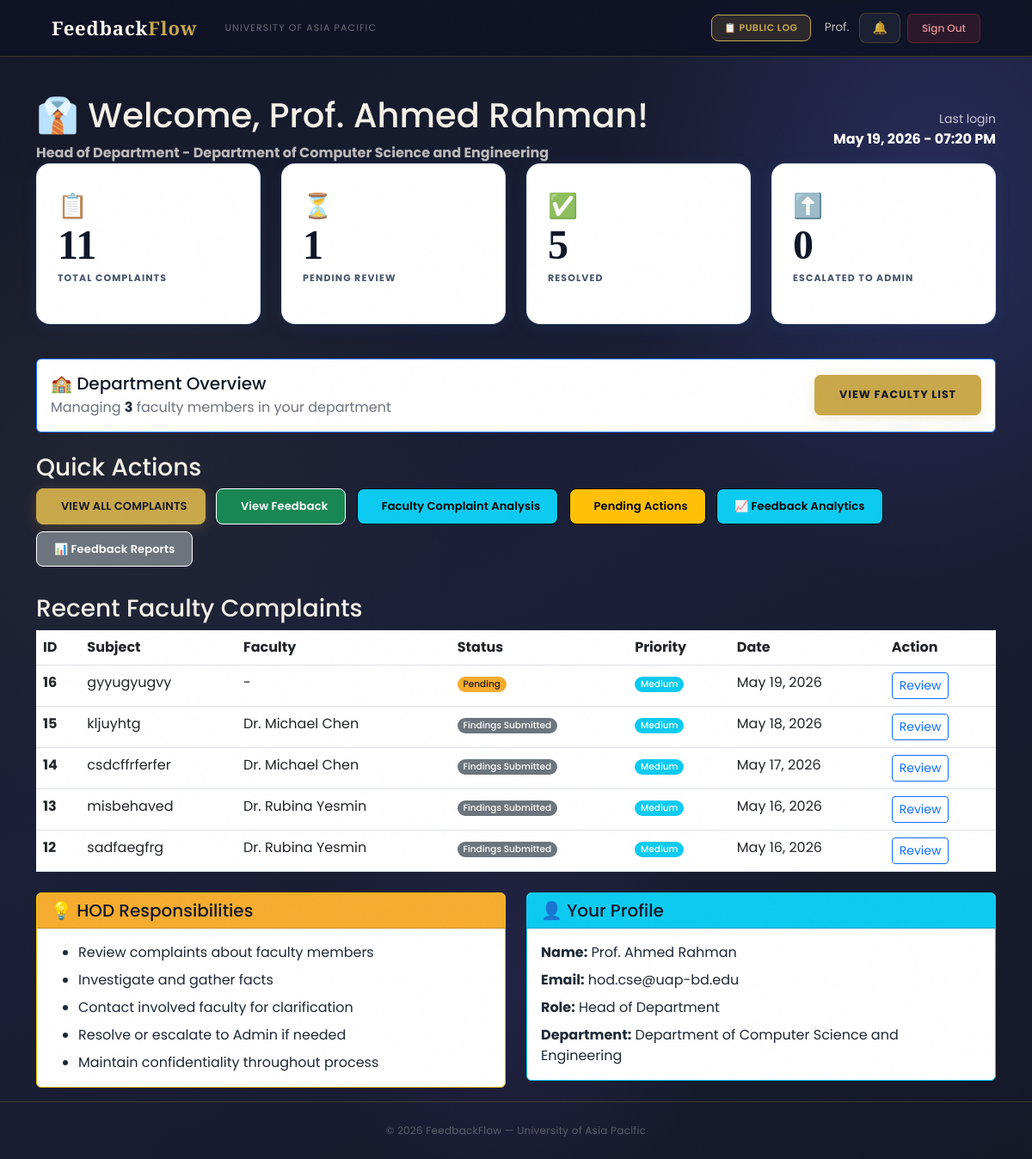
Page /hod/dashboard/ (signed in) on the committed database.
### users/models.py (models this page shows, shortened)
class User(AbstractBaseUser, PermissionsMixin):
    ROLE_CHOICES = (
        ('Student',   'Student'),
        ('Faculty',   'Faculty'),
        ('HOD',       'Head of Department'),
        ('Staff',     'Staff'),
        ('DAO',       'Dean of Administration Office'),
        ('Admin',     'Administrator'),
        ('Committee', 'Committee Member'),
    )
    DEPARTMENT_CHOICES = (
        ('DBA',          'Department of Business Administration'),
        ('CSE',          'Department of Computer Science and Engineering'),
        ('CE',           'Department of Civil Engineering'),
        ('EEE',          'Department of Electrical and Electronic Engineering'),
        ('Pharmacy',     'Department of Pharmacy'),
        ('Law',          'Department of Law and Human Rights'),
        ('English',      'Department of English'),
        ('Architecture', 'Department of Architecture'),
    )
    COMMITTEE_TYPE_CHOICES = (
        ('Harassment Committee', 'Harassment Committee'),
        ('Proctorial Committee', 'Proctorial Committee'),
    )
    email          = models.EmailField(unique=True, max_length=255)
    full_name      = models.CharField(max_length=150)
    role           = models.CharField(max_length=20, choices=ROLE_CHOICES)
    department     = models.CharField(max_length=100, choices=DEPARTMENT_CHOICES, null=True, blank=True)
    student_id     = models.CharField(max_length=50, unique=True, null=True, blank=True)
    committee_type = models.CharField(max_length=50, choices=COMMITTEE_TYPE_CHOICES, null=True, blank=True)
    is_active      = models.BooleanField(default=True)
    is_staff       = models.BooleanField(default=False)
    created_at     = models.DateTimeField(auto_now_add=True)
    updated_at     = models.DateTimeField(auto_now=True)
    USERNAME_FIELD  = 'email'
    REQUIRED_FIELDS = ['full_name']
    objects = UserManager()
    class Meta:
        verbose_name        = 'User'
        verbose_name_plural = 'Users'
        ordering            = ['-created_at']
    def get_short_name(self):
        return self.full_name.split()[0] if self.full_name else self.email
    def get_department_display_full(self):
        return dict(self.DEPARTMENT_CHOICES).get(self.department, self.department)

### complaints/models.py (models this page shows, shortened)
class Complaint(models.Model):
    COMPLAINT_TYPE_CHOICES = (
        ('Faculty',  'Complaint about Faculty'),
        ('HOD',      'Complaint about HOD'),
        ('Staff',    'Complaint about Staff'),
        ('Facility', 'Facility Issue'),
        ('Advice',   'General Advice'),
        ('Opinion',  'Opinion/Suggestion'),
    )
    STATUS_CHOICES = (
        ('Pending',             'Pending Review'),
        ('Under Investigation', 'Under Investigation'),
        ('Findings Submitted',  'Findings Submitted'),
        ('Resolved',            'Resolved'),
        ('Escalated',           'Escalated to Higher Authority'),
    )
    PRIORITY_CHOICES = (
        ('Low',    'Low'),
        ('Medium', 'Medium'),
        ('High',   'High'),
        ('Urgent', 'Urgent'),
    )
    student             = models.ForeignKey(settings.AUTH_USER_MODEL, on_delete=models.CASCADE, related_name='complaints_submitted')
    complaint_type      = models.CharField(max_length=20, choices=COMPLAINT_TYPE_CHOICES)
    resolution_deadline = models.DateField(null=True, blank=True, help_text='Deadline for resolving this complaint')
    subject             = models.CharField(max_length=200)
    description         = models.TextField()
    faculty_concerned   = models.ForeignKey(
        settings.AUTH_USER_MODEL, on_delete=models.SET_NULL,
        null=True, blank=True, related_name='complaints_against',
        limit_choices_to={'role__in': ['Faculty', 'HOD', 'Staff']}
    )
    location          = models.CharField(max_length=200, blank=True, null=True)
    status            = models.CharField(max_length=30, choices=STATUS_CHOICES, default='Pending')
    priority          = models.CharField(max_length=10, choices=PRIORITY_CHOICES, default='Medium')
    assigned_to       = models.ForeignKey(settings.AUTH_USER_MODEL, on_delete=models.SET_NULL, null=True, blank=True, related_name='complaints_assigned')
    is_anonymous      = models.BooleanField(default=False)
    final_action_note = models.TextField(blank=True, null=True)
    submitted_at      = models.DateTimeField(auto_now_add=True)
    updated_at        = models.DateTimeField(auto_now=True)
    resolved_at       = models.DateTimeField(null=True, blank=True)
    tracking_id       = models.CharField(max_length=20, unique=True, editable=False)
    class Meta:
        ordering        = ['-submitted_at']
        verbose_name    = 'Complaint'
        verbose_name_plural = 'Complaints'

### users/views.py (the view)
# urls.py: path('hod/dashboard/',       views.hod_dashboard,       name='hod_dashboard'),
@login_required
def hod_dashboard(request):
    if request.user.role != 'HOD':
        messages.error(request, 'Access denied. HOD only.')
        return redirect('login')
    all_complaints       = Complaint.objects.filter(assigned_to=request.user)
    total_complaints     = all_complaints.count()
    pending_complaints   = all_complaints.filter(status='Pending').count()
    resolved_complaints  = all_complaints.filter(status='Resolved').count()
    escalated_complaints = all_complaints.filter(status='Escalated').count()
    faculty_count        = User.objects.filter(role='Faculty', department=request.user.department).count()
    recent_complaints    = all_complaints.order_by('-submitted_at')[:5]
    context = {
        'page_title':            'HOD Dashboard',
        'user':                  request.user,
        'total_complaints':      total_complaints,
        'pending_complaints':    pending_complaints,
        'resolved_complaints':   resolved_complaints,
        'escalated_complaints':  escalated_complaints,
        'faculty_count':         faculty_count,
        'recent_complaints':     recent_complaints,
        'has_complaints':        total_complaints > 0,
    }
    return render(request, 'users/hod_dashboard.html', context)

### users/context_processors.py (called while the page is built)
def notifications_count(request):
    if request.user.is_authenticated:
        from users.models import Notification, Announcement
        count = Notification.objects.filter(
            recipient=request.user,
            is_read=False
        ).count()
        active_announcements = []
        for ann in Announcement.objects.filter(is_active=True).order_by('-created_at')[:10]:
            if ann.is_visible_to(request.user):
                active_announcements.append(ann)
            if len(active_announcements) >= 3:
                break
        return {
            'unread_notifications_count': count,
            'active_announcements': active_announcements,
        }
    return {'unread_notifications_count': 0, 'active_announcements': []}

### users/templates/users/hod_dashboard.html (shortened to what this page needs)
{% extends 'users/dashboard_base.html' %}
{% block content %}
<div class="container mt-4">
    <div class="dashboard-header">
        <div class="row align-items-center">
            <div class="col-md-8">
                <h1>👔 Welcome, {{ user.full_name }}!</h1>
                <p class="mb-0 opacity-75">
                    <strong>Head of Department - {{ user.get_department_display_full }}</strong>
                </p>
            </div>
            <div class="col-md-4 text-end">
                <div class="text-white">
                    <small class="opacity-75">Last login</small><br>
                    <strong>{{ user.last_login|date:"M d, Y - h:i A"|default:"First time login" }}</strong>
                </div>
            </div>
        </div>
    </div>
    <div class="row mb-4">
        <div class="col-lg-3 col-md-6 mb-3">
            <div class="stat-card blue">
                <span class="stat-icon">📋</span>
                <h2 class="stat-number">{{ total_complaints }}</h2>
                <p class="stat-label">Total Complaints</p>
            </div>
        </div>
        <div class="col-lg-3 col-md-6 mb-3">
            <div class="stat-card yellow">
                <span class="stat-icon">⏳</span>
                <h2 class="stat-number">{{ pending_complaints }}</h2>
                <p class="stat-label">Pending Review</p>
            </div>
        </div>
        <div class="col-lg-3 col-md-6 mb-3">
            <div class="stat-card green">
                <span class="stat-icon">✅</span>
                <h2 class="stat-number">{{ resolved_complaints }}</h2>
                <p class="stat-label">Resolved</p>
            </div>
        </div>
        <div class="col-lg-3 col-md-6 mb-3">
            <div class="stat-card red">
                <span class="stat-icon">⬆️</span>
                <h2 class="stat-number">{{ escalated_complaints }}</h2>
                <p class="stat-label">Escalated to Admin</p>
            </div>
        </div>
    </div>
    <div class="row mb-4">
        <div class="col-12">
            <div class="card info-card border-primary">
                <div class="card-body">
                    <div class="row align-items-center">
                        <div class="col-md-8">
                            <h5 class="mb-1">🏫 Department Overview</h5>
                            <p class="text-muted mb-0">Managing <strong>{{ faculty_count }}</strong> faculty members in
                                your department</p>
                        </div>
                        <div class="col-md-4 text-end">
                            <a href="{% url 'hod_faculty_list' %}" class="btn btn-primary">View Faculty List</a>
                        </div>
                    </div>
                </div>
            </div>
        </div>
    </div>
    <div class="row mb-4">
        <div class="col-12">
            <h3 class="section-title">Quick Actions</h3>
            <div>
                <a href="{% url 'hod_complaints_list' %}" class="btn btn-primary quick-action-btn">
                     View All Complaints
                </a>
                <a href="{% url 'faculty_feedback_list' %}" class="btn btn-success quick-action-btn">
                     View Feedback
                </a>
                <a href="{% url 'faculty_complaint_summary' %}" class="btn btn-info quick-action-btn">
                     Faculty Complaint Analysis
                </a>
                <a href="{% url 'hod_complaints_list' %}?mode=pending" class="btn btn-warning quick-action-btn">
                     Pending Actions
                </a>
                <a href="{% url 'feedback_analytics' %}" class="btn btn-info quick-action-btn">
                    📈 Feedback Analytics
                </a>
                <a href="{% url 'feedback_reports' %}" class="btn btn-secondary quick-action-btn">
                    📊 Feedback Reports
                </a>
            </div>
        </div>
    </div>
    <div class="row mb-4">
        <div class="col-12">
            <h3 class="section-title">Recent Faculty Complaints</h3>
            {% if has_complaints %}
            <div class="modern-table">
                <table class="table table-hover mb-0">
                    <thead>
                    <tr>
                        <th>ID</th>
                        <th>Subject</th>
                        <th>Faculty</th>
                        <th>Status</th>
                        <th>Priority</th>
                        <th>Date</th>
                        <th>Action</th>
                    </tr>
                    </thead>
                    <tbody>
                    {% for complaint in recent_complaints %}
                    <tr>
                        <td><strong>{{ complaint.id }}</strong></td>
                        <td>{{ complaint.subject }}</td>
                        <td>{{ complaint.faculty_concerned.full_name|default:"-" }}</td>
                        <td>
                                <span class="badge {% if complaint.status == 'Pending' %}bg-warning text-dark{% elif complaint.status == 'Under Investigation' %}bg-info text-white{% elif complaint.status == 'Resolved' %}bg-success{% elif complaint.status == 'Escalated' %}bg-danger{% else %}bg-secondary{% endif %}">
                                    {{ complaint.status }}
                                </span>
                        </td>
                        <td>
                                <span class="badge {% if complaint.priority == 'Urgent' %}bg-danger{% elif complaint.priority == 'High' %}bg-warning text-dark{% elif complaint.priority == 'Medium' %}bg-info{% else %}bg-secondary{% endif %}">
                                    {{ complaint.priority }}
                                </span>
                        </td>
                        <td>{{ complaint.submitted_at|date:"M d, Y" }}</td>
                        <td>
                            <a href="{% url 'handle_complaint' complaint.id %}" class="btn btn-sm btn-outline-primary">Review</a>
                        </td>
                    </tr>
                    {% endfor %}
                    </tbody>
                </table>
            </div>
            {% endif %}
        </div>
    </div>
    <div class="row">
        <div class="col-md-6 mb-3">
            <div class="card info-card border-warning">
                <div class="card-header bg-warning text-dark">
                    <h5 class="mb-0">💡 HOD Responsibilities</h5>
                </div>
                <div class="card-body">
                    <ul class="mb-0">
                        <li class="mb-2">Review complaints about faculty members</li>
                        <li class="mb-2">Investigate and gather facts</li>
                        <li class="mb-2">Contact involved faculty for clarification</li>
                        <li class="mb-2">Resolve or escalate to Admin if needed</li>
                        <li class="mb-0">Maintain confidentiality throughout process</li>
                    </ul>
                </div>
            </div>
        </div>
        <div class="col-md-6 mb-3">
            <div class="card info-card border-info">
                <div class="card-header bg-info text-white">
                    <h5 class="mb-0">👤 Your Profile</h5>
                </div>
                <div class="card-body">
                    <p class="mb-2"><strong>Name:</strong> {{ user.full_name }}</p>
                    <p class="mb-2"><strong>Email:</strong> {{ user.email }}</p>
                    <p class="mb-2"><strong>Role:</strong> Head of Department</p>
                    <p class="mb-0"><strong>Department:</strong> {{ user.get_department_display_full }}</p>
                </div>
            </div>
        </div>
    </div>
</div>
{% endblock %}

### users/templates/users/base.html (shortened to what this page needs)
<!DOCTYPE html>
<html lang="en">
<head>
    <link href="https://cdn.jsdelivr.net/npm/bootstrap@5.3.0/dist/css/bootstrap.min.css" rel="stylesheet">
</head>
<body>
    <nav class="navbar navbar-expand-lg">
        <div class="container-fluid d-flex align-items-center gap-3">
            <a class="navbar-brand" href="/">Feedback<em>Flow</em></a>
            <span class="navbar-text d-none d-md-inline">University of Asia Pacific</span>
            {% if user.is_authenticated %}
            <div class="ms-auto d-flex align-items-center gap-2">
                <a href="{% url 'public_log' %}" class="btn-bell"
                    style="font-size:11px; font-weight:600; text-transform:uppercase; letter-spacing:0.05em; background:rgba(201,168,76,.15); color:var(--gold) !important; border-color:var(--gold) !important;">
                    📋 Public Log
                </a>
                <span class="nav-user-info d-none d-md-inline ms-2">{{ user.get_short_name }}</span>
                <a href="{% url 'notifications' %}" class="btn-bell ms-1">
                    🔔
                </a>
                <a href="{% url 'logout' %}" class="btn-logout">Sign Out</a>
            </div>
            {% endif %}
        </div>
    </nav>
    <main>
        {% block content %}{% endblock %}
    </main>
    <footer>
        <p>© 2026 FeedbackFlow — University of Asia Pacific</p>
    </footer>
</body>
</html>

### rows in the picture
User: get_short_name "Prof.", full_name "Prof. Ahmed Rahman", get_department_display_full "Department of Computer Science and Engineering", last_login "May 19, 2026 - 07:20 PM", email "hod.cse@uap-bd.edu"
Complaint: id "16", subject "gyyugyugvy", faculty_concerned.full_name "-", status "Pending", priority "Medium", submitted_at "May 19, 2026"
Complaint: id "15", subject "kljuyhtg", faculty_concerned.full_name "Dr. Michael Chen", status "Findings Submitted", priority "Medium", submitted_at "May 18, 2026"
Complaint: id "14", subject "csdcffrferfer", faculty_concerned.full_name "Dr. Michael Chen", status "Findings Submitted", priority "Medium", submitted_at "May 17, 2026"
Complaint: id "13", subject "misbehaved", faculty_concerned.full_name "Dr. Rubina Yesmin", status "Findings Submitted", priority "Medium", submitted_at "May 16, 2026"
Complaint: id "12", subject "sadfaegfrg", faculty_concerned.full_name "Dr. Rubina Yesmin", status "Findings Submitted", priority "Medium", submitted_at "May 16, 2026"

### other values in the picture
{{ total_complaints }} "11"
{{ pending_complaints }} "1"
{{ resolved_complaints }} "5"
{{ escalated_complaints }} "0"
{{ faculty_count }} "3"
